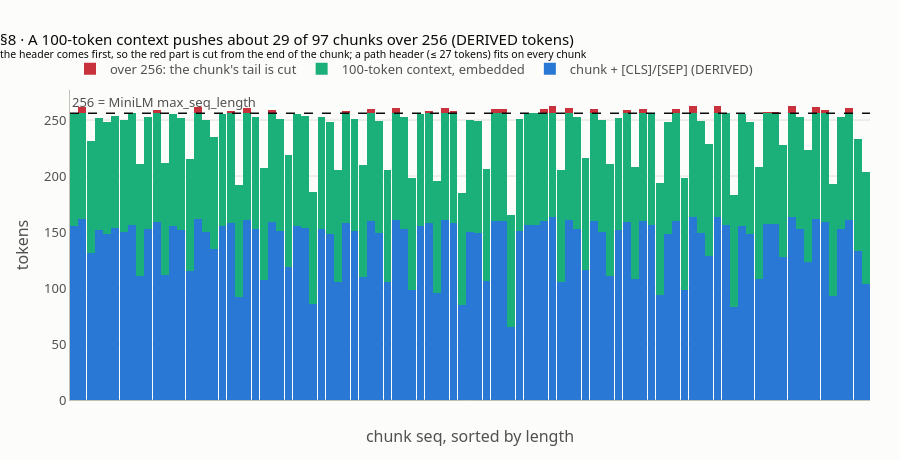

Notebook code for this chart:
### Markdown cell above
## 8 · Truncation: the tail is cut

**What this verifies** (lesson step 8, `#trunc`; fact K6). MiniLM reads at most **256** tokens, `[CLS]` and `[SEP]` included (C2 K9). The header goes **first**, so when `h + c > 256` it is the **chunk's tail** that is cut, never the header. The longest v0 chunk is **182** WordPiece tokens with the specials (C2 K2, cited):
- with a 27-token path header: 182 + 27 = **209**, fits;
- with a 100-token LLM-written context: 182 + 100 = **282**, over by **26**: the last 26 tokens of the chunk are not embedded.

Over the 97 chunks (DERIVED from characters): **0 of 97** path-arm `embed_text` go over 256 (estimate max 188), while a 100-token context would push **about 29 of 97** over.

With MiniLM cached, the cell also counts the tokens exactly with MiniLM's own tokenizer, per arm (your run).

**The chart** stacks, for every chunk sorted by length, the chunk's tokens (DERIVED) and a 100-token context against the 256 line.

### Code cell
TRUNC = []
for extra in (wp(max(hc)), 27, 100):
    tot = 182 + extra
    TRUNC.append([extra, tot, tot <= 256, max(0, tot - 256)])
check("§8 182 + longest path header (DERIVED 27) / + 27 / + 100: [extra, total, fits, over by] (K6)", TRUNC,
      [[27, 209, True, 0], [27, 209, True, 0], [100, 282, False, 26]])
est = [wp(len(e)) + 2 for e in EMBED["path"]]
check("§8 path arm embed_text over 256, and the largest estimate (DERIVED, K6)", [sum(x > 256 for x in est), max(est)], [0, 188])
est_c = [wp(len(c["text"])) + 2 for c in chunks]
est100 = [x + 100 for x in est_c]
check("§8 a 100-token LLM context + chunk over 256 (DERIVED, K6)", sum(x > 256 for x in est100), 29)

if MINILM_OK:
    tk = MODEL.tokenizer
    NTOK = {arm: [len(tk(e)["input_ids"]) for e in EMBED[arm]] for arm in ARMS}
    for arm in ARMS:
        print(f"   your run, {arm:6s} exact tokens incl. specials min/median/max {min(NTOK[arm])}/"
              f"{int(statistics.median(NTOK[arm]))}/{max(NTOK[arm])}; over 256: {sum(x > 256 for x in NTOK[arm])}")
    hdr_tok = [p - n for p, n in zip(NTOK["path"], NTOK["none"])]
    print(f"   your run, path header exact tokens (incl. the separator) min/median/max "
          f"{min(hdr_tok)}/{int(statistics.median(hdr_tok))}/{max(hdr_tok)} (DERIVED estimate 5/19/27 from characters)")
    check("§8 MiniLM max_seq_length (C2 K9)", MODEL.max_seq_length, 256)
    check("§8 exact WordPiece, none arm: the chunk maximum incl. [CLS]/[SEP] (C2 K2, cited in K6)", max(NTOK["none"]), 182)
    check("§8 the title arm adds exactly 3 tokens (understanding, climate, change) to every chunk",
          sorted(set(t - n for t, n in zip(NTOK["title"], NTOK["none"]))), [3])
    check("§8 exact count over 256, path and majority arms (K4/K6 DERIVED: 0)",
          [sum(x > 256 for x in NTOK[a]) for a in ("path", "major")], [0, 0])
else:
    skip("§8 exact WordPiece token counts per arm (none / title / path / major)", MINILM_WHY)

# chart: truncation bars (DERIVED)
srt = sorted(range(N), key=lambda i: est_c[i])
fig = go.Figure()
fig.add_bar(x=[str(i) for i in srt], y=[est_c[i] for i in srt], name="chunk + [CLS]/[SEP] (DERIVED)",
            marker=dict(color=BLUE, line=dict(width=0)), hovertemplate="chunk %{x}: %{y} tokens<extra></extra>")
fig.add_bar(x=[str(i) for i in srt], y=[min(100, max(0, 256 - est_c[i])) for i in srt], name="100-token context, embedded",
            marker=dict(color=AQUA, line=dict(width=0)), hovertemplate="chunk %{x}: %{y} context tokens fit<extra></extra>")
fig.add_bar(x=[str(i) for i in srt], y=[max(0, est100[i] - 256) for i in srt], name="over 256: the chunk's tail is cut",
            marker=dict(color=RED, line=dict(width=0)), hovertemplate="chunk %{x}: %{y} tokens of the chunk tail cut<extra></extra>")
fig.add_hline(y=256, line=dict(color=INK, width=1.5, dash="dash"), annotation_text="256 = MiniLM max_seq_length",
              annotation_position="top left")
fig.update_layout(barmode="stack", height=460, bargap=0.05,
                  title=f"§8 · A 100-token context pushes about {sum(x > 256 for x in est100)} of 97 chunks over 256 (DERIVED tokens)"
                        "<br><sup>the header comes first, so the red part is cut from the end of the chunk; "
                        "a path header (≤ 27 tokens) fits on every chunk</sup>",
                  xaxis=dict(title="chunk seq, sorted by length", showticklabels=False), yaxis=dict(title="tokens"))
fig.show()

### Figure 1 — Plotly figure (JSON) as saved in the notebook; plotly's stock layout.template omitted (floating-point values rounded to 4 significant figures)
{"data": [{"hovertemplate": "chunk %{x}: %{y} tokens<extra></extra>", "marker": {"color": "#2a78d6", "line": {"width": 0}}, "name": "chunk + [CLS]/[SEP] (DERIVED)", "x": ["53", "80", "47", "29", "20", "92", "71", "44", "41", "74", "96", "32", "38", "59", "50", "23", "68", "83", "35", "8", "65", "11", "14", "62", "26", "89", "86", "77", "2", "95", "17", "4", "31", "72", "82", "37", "49", "76", "6", "16", "48", "64", "25", "34", "54", "3", "13", "66", "9", "22", "30", "40", "61", "88", "93", "5", "28", "0", "12", "18", "27", "42", "81", "7", "55", "56", "70", "79", "84", "85", "19", "33", "43", "46", "10", "24", "67", "91", "36", "51", "52", "57", "63", "69", "73", "21", "39", "45", "60", "94", "1", "15", "90", "58", "75", "78", "87"], "y": [65, 83, 85, 86, 92, 93, 94, 96, 98, 98, 104, 105, 105, 105, 106, 107, 108, 108, 110, 111, 111, 112, 115, 116, 119, 123, 128, 129, 131, 133, 135, 148, 148, 148, 148, 149, 149, 149, 150, 150, 150, 150, 151, 151, 151, 152, 152, 152, 153, 153, 153, 153, 153, 153, 153, 154, 154, 155, 155, 155, 155, 155, 155, 156, 156, 156, 156, 156, 157, 157, 158, 158, 158, 158, 159, 159, 159, 159, 160, 160, 160, 160, 160, 160, 160, 161, 161, 161, 161, 161, 162, 162, 162, 163, 163, 163, 163], "type": "bar"}, {"hovertemplate": "chunk %{x}: %{y} context tokens fit<extra></extra>", "marker": {"color": "#1baf7a", "line": {"width": 0}}, "name": "100-token context, embedded", "x": ["53", "80", "47", "29", "20", "92", "71", "44", "41", "74", "96", "32", "38", "59", "50", "23", "68", "83", "35", "8", "65", "11", "14", "62", "26", "89", "86", "77", "2", "95", "17", "4", "31", "72", "82", "37", "49", "76", "6", "16", "48", "64", "25", "34", "54", "3", "13", "66", "9", "22", "30", "40", "61", "88", "93", "5", "28", "0", "12", "18", "27", "42", "81", "7", "55", "56", "70", "79", "84", "85", "19", "33", "43", "46", "10", "24", "67", "91", "36", "51", "52", "57", "63", "69", "73", "21", "39", "45", "60", "94", "1", "15", "90", "58", "75", "78", "87"], "y": [100, 100, 100, 100, 100, 100, 100, 100, 100, 100, 100, 100, 100, 100, 100, 100, 100, 100, 100, 100, 100, 100, 100, 100, 100, 100, 100, 100, 100, 100, 100, 100, 100, 100, 100, 100, 100, 100, 100, 100, 100, 100, 100, 100, 100, 100, 100, 100, 100, 100, 100, 100, 100, 100, 100, 100, 100, 100, 100, 100, 100, 100, 100, 100, 100, 100, 100, 100, 99, 99, 98, 98, 98, 98, 97, 97, 97, 97, 96, 96, 96, 96, 96, 96, 96, 95, 95, 95, 95, 95, 94, 94, 94, 93, 93, 93, 93], "type": "bar"}, {"hovertemplate": "chunk %{x}: %{y} tokens of the chunk tail cut<extra></extra>", "marker": {"color": "#c8323c", "line": {"width": 0}}, "name": "over 256: the chunk's tail is cut", "x": ["53", "80", "47", "29", "20", "92", "71", "44", "41", "74", "96", "32", "38", "59", "50", "23", "68", "83", "35", "8", "65", "11", "14", "62", "26", "89", "86", "77", "2", "95", "17", "4", "31", "72", "82", "37", "49", "76", "6", "16", "48", "64", "25", "34", "54", "3", "13", "66", "9", "22", "30", "40", "61", "88", "93", "5", "28", "0", "12", "18", "27", "42", "81", "7", "55", "56", "70", "79", "84", "85", "19", "33", "43", "46", "10", "24", "67", "91", "36", "51", "52", "57", "63", "69", "73", "21", "39", "45", "60", "94", "1", "15", "90", "58", "75", "78", "87"], "y": [0, 0, 0, 0, 0, 0, 0, 0, 0, 0, 0, 0, 0, 0, 0, 0, 0, 0, 0, 0, 0, 0, 0, 0, 0, 0, 0, 0, 0, 0, 0, 0, 0, 0, 0, 0, 0, 0, 0, 0, 0, 0, 0, 0, 0, 0, 0, 0, 0, 0, 0, 0, 0, 0, 0, 0, 0, 0, 0, 0, 0, 0, 0, 0, 0, 0, 0, 0, 1, 1, 2, 2, 2, 2, 3, 3, 3, 3, 4, 4, 4, 4, 4, 4, 4, 5, 5, 5, 5, 5, 6, 6, 6, 7, 7, 7, 7], "type": "bar"}], "layout": {"shapes": [{"line": {"color": "#0b0b0b", "dash": "dash", "width": 1.5}, "type": "line", "x0": 0, "x1": 1, "xref": "x domain", "y0": 256, "y1": 256, "yref": "y"}], "annotations": [{"showarrow": false, "text": "256 = MiniLM max_seq_length", "x": 0, "xanchor": "left", "xref": "x domain", "y": 256, "yanchor": "bottom", "yref": "y"}], "xaxis": {"title": {"text": "chunk seq, sorted by length"}, "showticklabels": false}, "barmode": "stack", "height": 460, "bargap": 0.05, "title": {"text": "§8 · A 100-token context pushes about 29 of 97 chunks over 256 (DERIVED tokens)<br><sup>the header comes first, so the red part is cut from the end of the chunk; a path header (≤ 27 tokens) fits on every chunk</sup>"}, "yaxis": {"title": {"text": "tokens"}}}}
